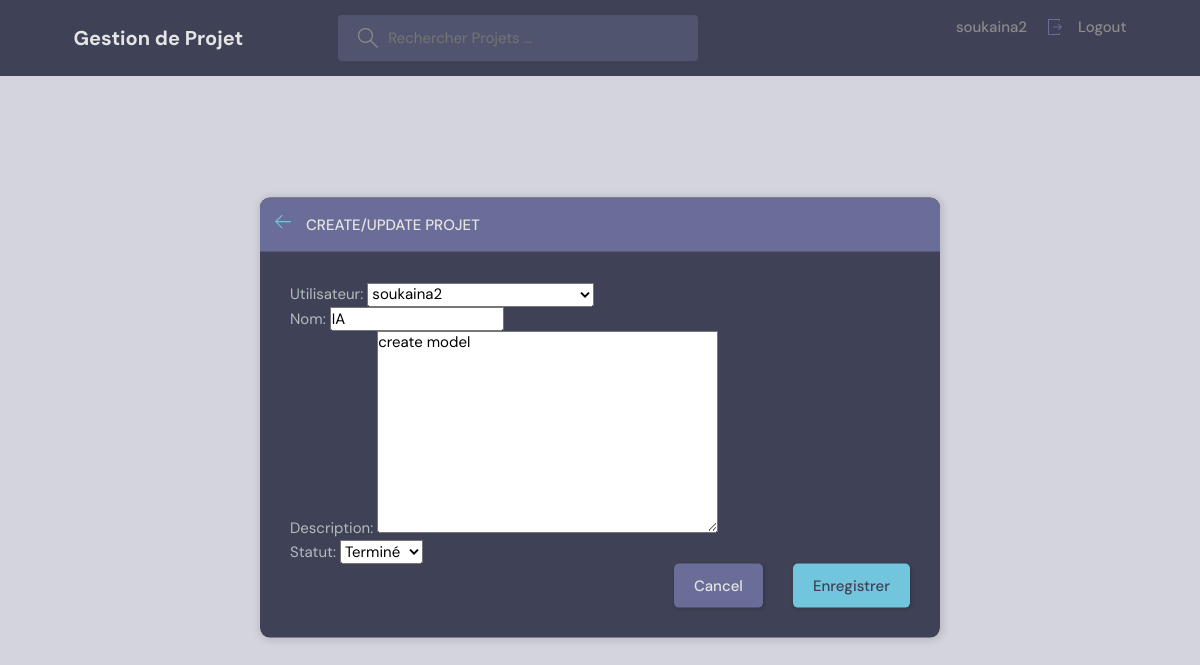
Screenshot of /update-Projet/2/ (signed in) with the database file from the repository.
### base/models.py (models this page shows, shortened)
class Projet(models.Model):
    STATUS_CHOICES = [
        ('en cours', 'En cours'),
        ('terminé', 'Terminé'),
    ]
    utilisateur=models.ForeignKey(User, on_delete=models.CASCADE,null=True)
    nom=models.CharField(max_length=200)
    description=models.TextField(null=True,blank=True)
    statut = models.CharField(
        max_length=20,
        choices=STATUS_CHOICES,
        default='en cours',  # Statut par défaut
    )
    updated=models.DateTimeField(auto_now=True)
    created=models.DateTimeField(auto_now_add=True)
    class Meta:
        ordering=   ['-updated','-created']

### base/views.py (the view)
# urls.py: path('update-Projet/<str:pk>/',views.updateProjet,name="update-Projet"),
@login_required(login_url='login')
def updateProjet(request,pk):
    projet_obj=Projet.objects.get(id=pk)
    form=ProjetForm(instance=projet_obj)
    if request.user != projet_obj.utilisateur:
        return HttpResponse(" Vous n'êtes pas autorisé !! ")
    if request.method == 'POST':
        form=ProjetForm(request.POST,instance=projet_obj)
        if form.is_valid():
            form.save()
            return redirect('home')
    context={"form":form}
    return render(request,'base/projet_form.html',context)

### base/forms.py
class ProjetForm(ModelForm):
     class Meta:
        model=Projet
        fields='__all__'

### base/templates/base/projet_form.html (shortened to what this page needs)
{%extends 'main.html'%}
{%load static%}
    {% block content %}
    <main class="create-room layout">
      <div class="container">
        <div class="layout__box">
          <div class="layout__boxHeader">
            <div class="layout__boxTitle">
              <a href="{{request.META.HTTP_REFERER}}">
                <svg
                  version="1.1"
                  xmlns="http://www.w3.org/2000/svg"
                  width="32"
                  height="32"
                  viewBox="0 0 32 32"
                >
                  <title>arrow-left</title>
                  <path
                    d="M13.723 2.286l-13.723 13.714 13.719 13.714 1.616-1.611-10.96-10.96h27.625v-2.286h-27.625l10.965-10.965-1.616-1.607z"
                  ></path>
                </svg>
              </a>
              <h3>Create/Update Projet</h3>
            </div>
          </div>
          <div class="layout__body">
            <form action="" method="POST" class="form">
              {% csrf_token %} {{form.as_p}}
              <div class="form__action">
                <a class="btn btn--dark" href="/">Cancel</a>
                <button class="btn btn--main" type="submit">Enregistrer</button>
              </div>
            </form>
          </div>
        </div>
      </div>
    </main>
    {% endblock content %}

### templates/navbar.html (shortened to what this page needs)
<header class="header header--loggedIn">
  <div class="container">
    <a href="/" class="header__logo">
      <h1>Gestion de Projet</h1>
    </a>
    <form class="header__search">
      <label>
        <input type="text" name="q" placeholder="Rechercher Projets ...">
      </label>
    </form>
    <nav class="header__menu">
      {%if request.user.is_authenticated %}
      <div class="header__user">
        <a href="{%url 'user-Profile' request.user.id %}">
          <p>{{request.user}}</p>
          <a href="{% url 'logout' %}" class="dropdown-link">
            Logout</a>
        </a>
      </div>
      {%else%}
      <a href="{% url 'login' %}">LOGIN</a>
      {% endif %}
    </nav>
  </div>
</header>

### base/static/styles/style.css (style rules this page uses)
:root { --color-main: #71c6dd; --color-main-light: #e1f6fb; --color-dark: #3f4156; --color-dark-medium: #51546e; --color-dark-light: #696d97; --color-light: #e5e5e5; --color-gray: #8b8b8b; --color-light-gray: #b2bdbd; --color-bg: #d4d4de; --color-success: #5dd693; --color-error: #fc4b0b; }
* { font-family: "DM Sans", -apple-system, BlinkMacSystemFont, "Segoe UI", Roboto, Oxygen, Ubuntu, Cantarell, "Open Sans", "Helvetica Neue", sans-serif; margin: 0; padding: 0; box-sizing: border-box; text-rendering: optimizeLegibility; font-size: inherit; }
html { font-size: 56.25%; }
@media only screen and (min-width: 1200px) { html { font-size: 62.5%; } }
body { line-height: 1.6; font-weight: 400; font-size: 1.5rem; color: var(--color-light-gray); background-color: var(--color-bg); min-height: 100vh; }
a { display: inline-block; color: var(--color-main); text-decoration: none; }
.container { max-width: 120rem; width: 90%; margin: auto; }
.btn { background-color: transparent; border: none; display: inline-flex; align-items: center; gap: 1rem; cursor: pointer; transition: all ease-in-out 0.3s; padding: 1rem 2rem; border-radius: 5px; box-shadow: 1px 1px 3px 1px rgba(0, 0, 0, 0.15); font-weight: 500; }
.btn--main { background-color: var(--color-main); color: var(--color-dark); }
.btn--dark { background-color: var(--color-dark-light); color: var(--color-light); }
.header { padding: 1.5rem; background-color: var(--color-dark); }
.header>.container { display: flex; gap: 9.5rem; }
.header__logo, .header__user { display: flex; gap: 2rem; align-items: center; }
.header__logo>h1 { font-weight: 700; font-size: 2rem; color: var(--color-light); }
.header__search>label { background-color: var(--color-dark-medium); padding: 1.3rem 1rem; display: flex; align-items: center; gap: 1rem; border-radius: 4px; }
.header__search svg { fill: var(--color-gray); width: 2rem; height: 2rem; margin-left: 1rem; }
.header__search input { width: 30rem; background: transparent; border: none; outline: none; color: var(--color-light); }
.header__menu { margin-left: auto; position: relative; }
.header__menu a { display: flex; gap: 1.5rem; align-items: center; font-weight: 500; text-decoration: none; color: var(--color-gray); }
.header__menu p { line-height: 1.2; }
.header__menu svg { width: 1.6rem; height: 1.6rem; fill: var(--color-dark-light); }
.layout { margin-top: 2.4rem; }
.layout>.container { display: flex; justify-content: space-between; align-items: flex-start; }
.layout__box { width: 90%; max-width: 48rem; min-height: 40rem; position: absolute; top: 50%; left: 50%; transform: translate(-50%, -46%); background-color: var(--color-dark); border-radius: 1rem; box-shadow: 1px 1px 6px 3px rgba(0, 0, 0, 0.1); overflow: hidden; }
.layout__boxHeader { display: flex; padding: 1.5rem; background-color: var(--color-dark-light); }
.layout__boxTitle { display: flex; gap: 1.5rem; align-items: center; }
.layout__boxTitle h3 { text-transform: uppercase; font-weight: 500; color: var(--color-light); }
.layout__boxTitle svg { width: 1.6rem; height: 1.6rem; fill: var(--color-main); }
.layout__body { margin: 3rem; }
.form__action { display: flex; justify-content: flex-end; gap: 3rem; }
.create-room.layout .layout__box { max-width: 68rem; }

### rows the page displays
Projet: utilisateur "soukaina2", nom "IA", description "create model", statut "Terminé"

### other values shown
{{ request.user }} "soukaina2"
